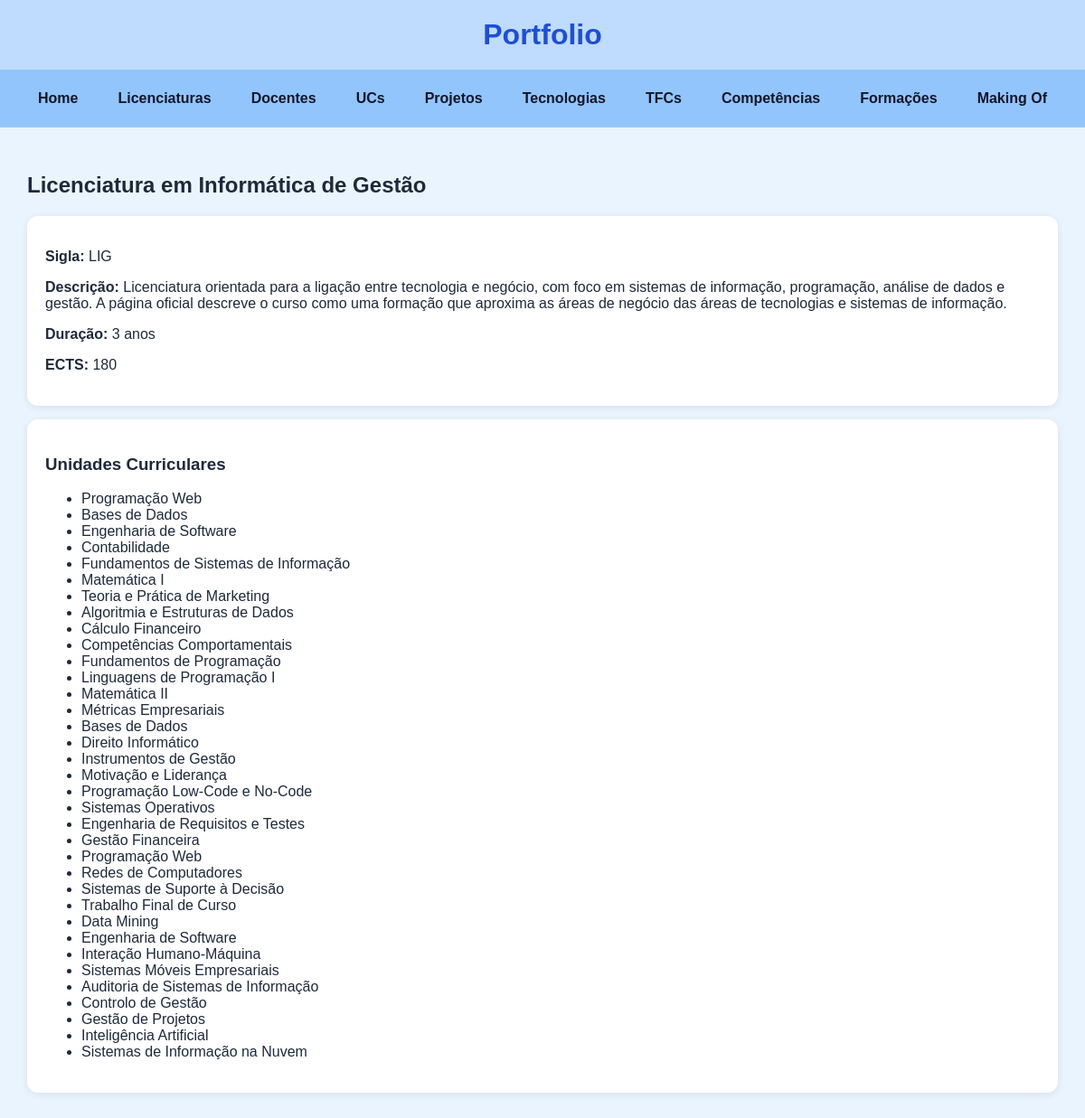
/portfolio/licenciaturas/1/, run on the app's committed database.
### portfolio/models.py (models this page shows, shortened)
class Licenciatura(models.Model):
    nome = models.CharField(max_length=150)
    sigla = models.CharField(max_length=20)
    descricao = models.TextField(blank=True)
    duracao = models.PositiveIntegerField(blank=True, null=True)
    ects = models.PositiveIntegerField(blank=True, null=True)
    imagem = models.ImageField(upload_to='licenciaturas/', blank=True, null=True)

class UnidadeCurricular(models.Model):
    nome = models.CharField(max_length=150)
    codigo = models.CharField(max_length=30)
    ano = models.PositiveSmallIntegerField(blank=True, null=True)
    semestre = models.PositiveSmallIntegerField(blank=True, null=True)
    ects = models.PositiveSmallIntegerField(blank=True, null=True)
    descricao = models.TextField(blank=True)
    imagem = models.ImageField(upload_to='ucs/', blank=True, null=True)
    licenciatura = models.ForeignKey(Licenciatura, on_delete=models.CASCADE, related_name="ucs")
    docentes = models.ManyToManyField(Docente, related_name="ucs", blank=True)

### portfolio/views.py (the view)
# urls.py: path("licenciaturas/<int:id>/", views.licenciatura_view, name="licenciatura"),
def licenciatura_view(request, id):
    licenciatura = Licenciatura.objects.get(id=id)
    return render(request, "portfolio/licenciatura.html", {"licenciatura": licenciatura})

### portfolio/templates/portfolio/licenciatura.html (shortened to what this page needs)
{% extends "portfolio/base.html" %}
{% block content %}
    <h2>{{ licenciatura.nome }}</h2>
    <div class="card">
        <p><strong>Sigla:</strong> {{ licenciatura.sigla }}</p>
        {% if licenciatura.descricao %}
            <p><strong>Descrição:</strong> {{ licenciatura.descricao }}</p>
        {% endif %}
        {% if licenciatura.duracao %}
            <p><strong>Duração:</strong> {{ licenciatura.duracao }} anos</p>
        {% endif %}
        {% if licenciatura.ects %}
            <p><strong>ECTS:</strong> {{ licenciatura.ects }}</p>
        {% endif %}
    </div>
    <div class="card">
        <h3>Unidades Curriculares</h3>
        <ul>
            {% for uc in licenciatura.ucs.all %}
                <li>{{ uc.nome }}</li>
            {% empty %}
                <li>Sem unidades curriculares associadas.</li>
            {% endfor %}
        </ul>
    </div>
{% endblock %}

### portfolio/templates/portfolio/base.html (style rules this page uses)
body { background-color: #eaf4ff; font-family: Arial, sans-serif; margin: 0; padding: 0; color: #1e293b; }
.card { background-color: white; padding: 20px; margin-bottom: 15px; border-radius: 12px; box-shadow: 0 2px 8px rgba(0, 0, 0, 0.08); }

### data on the page
Licenciatura: nome "Licenciatura em Informática de Gestão", sigla "LIG", descricao "Licenciatura orientada para a ligação entre tecnologia e negócio, com foco em sistemas de informação, programação, análise de dados e gestão. A página oficial descreve o curso como uma formação que aproxima as áreas de negócio das áreas de tecnologias e sistemas de informação.", duracao "3", ects "180"
UnidadeCurricular: nome "Programação Web"
UnidadeCurricular: nome "Bases de Dados"
UnidadeCurricular: nome "Engenharia de Software"
UnidadeCurricular: nome "Contabilidade"
UnidadeCurricular: nome "Fundamentos de Sistemas de Informação"
UnidadeCurricular: nome "Matemática I"
UnidadeCurricular: nome "Teoria e Prática de Marketing"
UnidadeCurricular: nome "Algoritmia e Estruturas de Dados"
UnidadeCurricular: nome "Cálculo Financeiro"
UnidadeCurricular: nome "Competências Comportamentais"
UnidadeCurricular: nome "Fundamentos de Programação"
UnidadeCurricular: nome "Linguagens de Programação I"
UnidadeCurricular: nome "Matemática II"
UnidadeCurricular: nome "Métricas Empresariais"
UnidadeCurricular: nome "Bases de Dados"
UnidadeCurricular: nome "Direito Informático"
UnidadeCurricular: nome "Instrumentos de Gestão"
UnidadeCurricular: nome "Motivação e Liderança"
UnidadeCurricular: nome "Programação Low-Code e No-Code"
UnidadeCurricular: nome "Sistemas Operativos"
UnidadeCurricular: nome "Engenharia de Requisitos e Testes"
UnidadeCurricular: nome "Gestão Financeira"
UnidadeCurricular: nome "Programação Web"
UnidadeCurricular: nome "Redes de Computadores"
UnidadeCurricular: nome "Sistemas de Suporte à Decisão"
UnidadeCurricular: nome "Trabalho Final de Curso"
UnidadeCurricular: nome "Data Mining"
UnidadeCurricular: nome "Engenharia de Software"
UnidadeCurricular: nome "Interação Humano-Máquina"
UnidadeCurricular: nome "Sistemas Móveis Empresariais"
UnidadeCurricular: nome "Auditoria de Sistemas de Informação"
UnidadeCurricular: nome "Controlo de Gestão"
UnidadeCurricular: nome "Gestão de Projetos"
UnidadeCurricular: nome "Inteligência Artificial"
UnidadeCurricular: nome "Sistemas de Informação na Nuvem"
